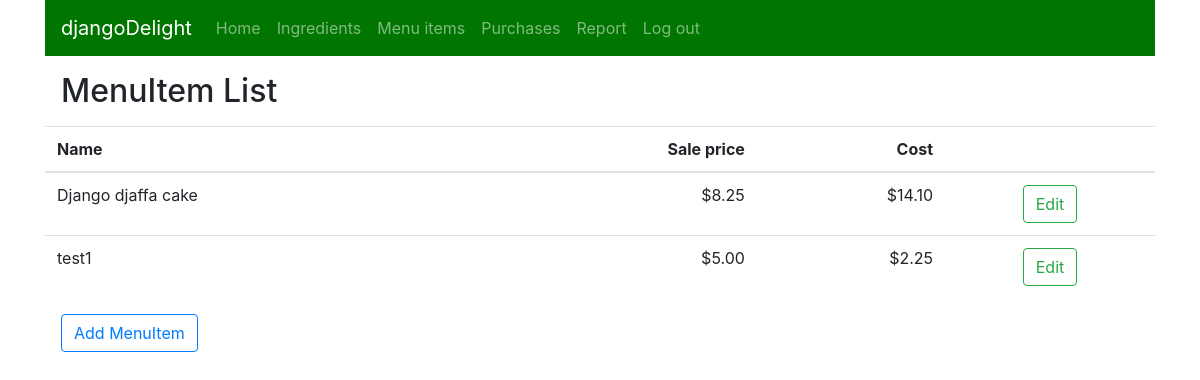
/menuitem/list (signed in), run on the app's committed database.
### djangoDelight/models.py (models this page shows, shortened)
class MenuItem(models.Model):
    name = models.CharField(max_length=100)
    price = models.DecimalField(max_digits=5, decimal_places=2)
    cost = models.DecimalField(max_digits=5, decimal_places=2, default=0.00)

### djangoDelight/views.py (the view)
# urls.py: path('menuitem/list', views.MenuItemList.as_view(), name="menuitemlist"),
class MenuItemList(LoginRequiredMixin, ListView):
    model = MenuItem

### djangoDelight/templates/djangoDelight/menuitem_list.html
{% extends './base.html' %}
{% block content %}
<h2 class="m-3">MenuItem List</h2>
<table class="table" id="menuitems">
    <thead>
        <tr>
            <th>Name</th>
            <th class="text-right">Sale price</th>
            <th class="text-right">Cost</th>
            <th></th>
        </tr>
    </thead>
    <tbody>
      {% for i in menuitem_list %}
      <tr>
          <td>{{ i.name }}</td>
          <td class="text-right">${{ i.price }}</td>
          <td class="text-right">${{ i.cost }}</td>
          <td class="text-center">
            <a href="{% url 'formset' i.id %}">
              <button type="button" class="btn btn-outline-success">Edit</button>
            </a>
          </td>
      </tr>
      {% endfor %}
    </tbody>
</table>
<div class="m-3">
    <a href="{% url 'menuitemcreate' %}">
        <button class="btn btn-outline-primary">Add MenuItem</button>
    </a>
</div>
{% endblock %}

### data on the page
MenuItem: name "Django djaffa cake", price "8.25", cost "14.10"
MenuItem: name "test1", price "5.00", cost "2.25"
